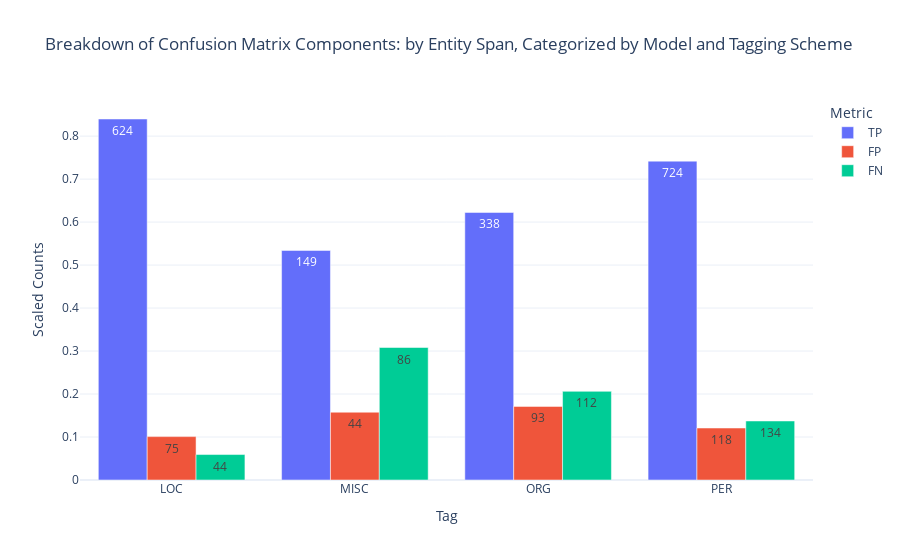

Write notebook code for a chart like this one.
### Code cell
confusion_bar = ConfusionBarChart(dash_data, mappings)
confusion_bar.visualize()

### Figure 1 — Plotly figure (JSON) as saved in the notebook; plotly's stock layout.template omitted (floating-point values rounded to 4 significant figures)
{"data": [{"alignmentgroup": "True", "hovertemplate": "Metric=TP<br>Tag=%{x}<br>Scaled Counts=%{y}<br>Count=%{text}<extra></extra>", "legendgroup": "TP", "marker": {"color": "#636efa", "pattern": {"shape": ""}}, "name": "TP", "offsetgroup": "TP", "orientation": "v", "showlegend": true, "text": [338, 624, 149, 724], "textposition": "auto", "type": "bar", "x": ["ORG", "LOC", "MISC", "PER"], "xaxis": "x", "y": [0.6225, 0.8398, 0.5341, 0.7418], "yaxis": "y"}, {"alignmentgroup": "True", "hovertemplate": "Metric=FP<br>Tag=%{x}<br>Scaled Counts=%{y}<br>Count=%{text}<extra></extra>", "legendgroup": "FP", "marker": {"color": "#EF553B", "pattern": {"shape": ""}}, "name": "FP", "offsetgroup": "FP", "orientation": "v", "showlegend": true, "text": [93, 75, 44, 118], "textposition": "auto", "type": "bar", "x": ["ORG", "LOC", "MISC", "PER"], "xaxis": "x", "y": [0.1713, 0.1009, 0.1577, 0.1209], "yaxis": "y"}, {"alignmentgroup": "True", "hovertemplate": "Metric=FN<br>Tag=%{x}<br>Scaled Counts=%{y}<br>Count=%{text}<extra></extra>", "legendgroup": "FN", "marker": {"color": "#00cc96", "pattern": {"shape": ""}}, "name": "FN", "offsetgroup": "FN", "orientation": "v", "showlegend": true, "text": [112, 44, 86, 134], "textposition": "auto", "type": "bar", "x": ["ORG", "LOC", "MISC", "PER"], "xaxis": "x", "y": [0.2063, 0.05922, 0.3082, 0.1373], "yaxis": "y"}], "layout": {"barmode": "group", "legend": {"title": {"text": "Metric"}, "tracegroupgap": 0}, "title": {"text": "Breakdown of Confusion Matrix Components: by Entity Span, Categorized by Model and Tagging Scheme"}, "xaxis": {"anchor": "y", "categoryarray": ["LOC", "MISC", "ORG", "PER"], "categoryorder": "array", "domain": [0, 1], "title": {"text": "Tag"}}, "yaxis": {"anchor": "x", "domain": [0, 1], "title": {"text": "Scaled Counts"}}}}
